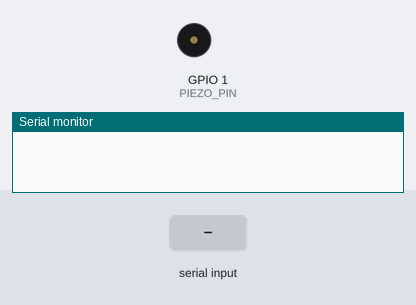
Simulated run of this sketch. Board: ESP32. Parts: buzzer (waves = sounding), the last lines printed to the serial monitor. The inputs (shaded band) are chosen by the test bench.

Above: at 1.2 s.
1.3 s: "90,45\n" received over Serial
At 1.6 s:
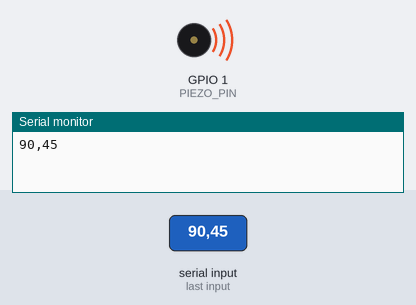
2.8 s: "90,45,200\n" received over Serial
At 4.0 s:
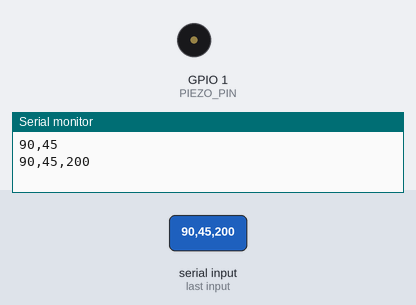
Timing chart, 0 to 5.8 s (numbered marks = the images above; inputs shaded):
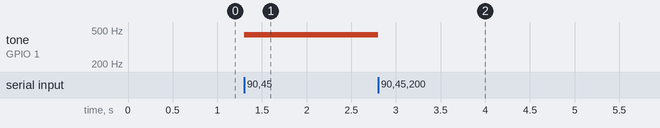

The sketch:

Sym_Whysel_SS5.ino
```cpp
const int PIEZO_PIN = 1;
const int RES_PWM = 12;   // resolution of PWM duty cycle, 12 is max value
const unsigned long WAIT_TIME = 100;

int pulseWidth = 127;     // 8-bit 0-255 range, 127 is 50% Duty Cycle
float frequency = 440;

String inString;

bool waiting = false;
unsigned long lastMillis;

// source: https://dobrian.github.io/cmp/topics/physics-of-sound/1.frequency-and-pitch.html
float tonesWht[8] = { 261.6, 293.7, 329.6, 349.2, 392.0, 440.0, 493.9, 523.3 };
float tonesBlk[5] = { 277.2, 311.1, 370.0, 415.3, 466.2 };


void setup() {
  {
    Serial.begin(115200);
    ledcAttach(PIEZO_PIN, frequency, RES_PWM);
  }
}

void loop() {
  if (Serial.available()) {
    inString = Serial.readStringUntil('\n');

    Serial.println(inString);

    // source: https://arduino.stackexchange.com/questions/79551/read-comma-separated-string
    // only expecting two values, both integers
    int index = inString.indexOf(',');
    int keyHeld = inString.substring(0, index).toInt();

    // if the key has been released, stop playing.
    if (keyHeld == 0) {
      ledcWrite(PIEZO_PIN, 0);
    } else {

      String inString2 = inString.substring(index + 1);
      index = inString2.indexOf(',');
      int blackKey = inString2.substring(0, index).toInt();
      int keyIdx = inString2.substring(index + 1).toInt();

      if (blackKey) frequency = tonesBlk[keyIdx];
      else frequency = tonesWht[keyIdx];

      ledcWriteTone(PIEZO_PIN, frequency);
      ledcWrite(PIEZO_PIN, pulseWidth);
    }
  }
}
```

Measured:
- after the input at 1.3 s, tone on GPIO 1 (PIEZO_PIN): silent → 440 Hz at once
- after the input at 2.8 s, tone on GPIO 1 (PIEZO_PIN): 440 Hz → silent at once
